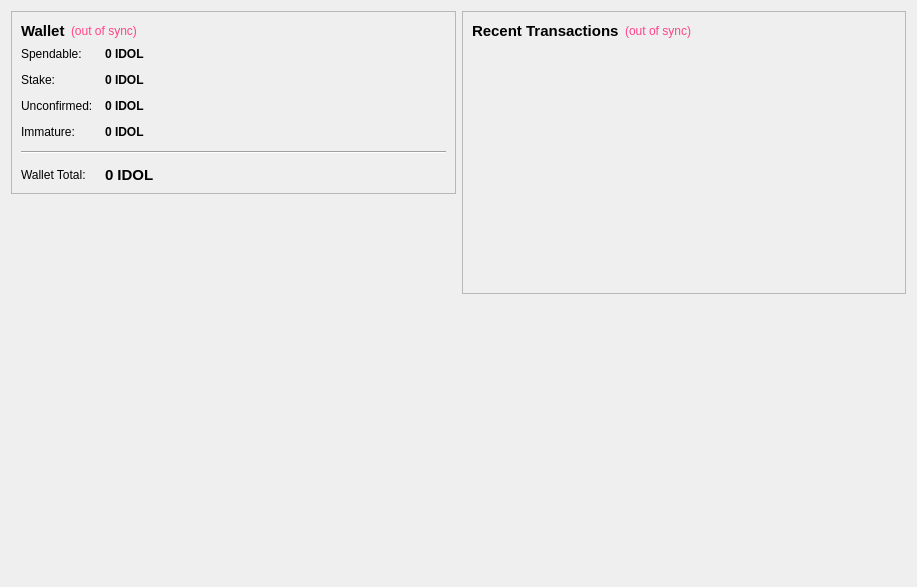
<?xml version="1.0" encoding="UTF-8"?>
<ui version="4.0">
 <class>OverviewPage</class>
 <widget class="QWidget" name="OverviewPage">
  <property name="geometry">
   <rect>
    <x>0</x>
    <y>0</y>
    <width>917</width>
    <height>587</height>
   </rect>
  </property>
  <property name="windowTitle">
   <string>Form</string>
  </property>
  <layout class="QHBoxLayout" name="horizontalLayout" stretch="1,1">
   <item>
    <layout class="QVBoxLayout" name="verticalLayout_2">
     <item>
      <widget class="QFrame" name="frame">
       <property name="frameShape">
        <enum>QFrame::StyledPanel</enum>
       </property>
       <property name="frameShadow">
        <enum>QFrame::Raised</enum>
       </property>
       <layout class="QVBoxLayout" name="verticalLayout_4">
        <item>
         <layout class="QHBoxLayout" name="horizontalLayout_4">
          <item>
           <widget class="QLabel" name="label_5">
            <property name="font">
             <font>
              <pointsize>11</pointsize>
              <weight>75</weight>
              <bold>true</bold>
             </font>
            </property>
            <property name="text">
             <string>Wallet</string>
            </property>
           </widget>
          </item>
          <item>
           <widget class="QLabel" name="labelWalletStatus">
            <property name="toolTip">
             <string>The displayed information may be out of date. Your wallet automatically synchronizes with the IDOLCOIN network after a connection is established, but this process has not completed yet.</string>
            </property>
            <property name="styleSheet">
             <string notr="true">QLabel { color: #ff4489; }</string>
            </property>
            <property name="text">
             <string notr="true">(out of sync)</string>
            </property>
            <property name="alignment">
             <set>Qt::AlignLeading|Qt::AlignLeft|Qt::AlignVCenter</set>
            </property>
           </widget>
          </item>
          <item>
           <spacer name="horizontalSpacer_2">
            <property name="orientation">
             <enum>Qt::Horizontal</enum>
            </property>
            <property name="sizeHint" stdset="0">
             <size>
              <width>40</width>
              <height>20</height>
             </size>
            </property>
           </spacer>
          </item>
         </layout>
        </item>
        <item>
         <layout class="QFormLayout" name="formLayout_2">
          <property name="fieldGrowthPolicy">
           <enum>QFormLayout::AllNonFixedFieldsGrow</enum>
          </property>
          <property name="horizontalSpacing">
           <number>12</number>
          </property>
          <property name="verticalSpacing">
           <number>12</number>
          </property>
          <item row="0" column="0">
           <widget class="QLabel" name="label">
            <property name="text">
             <string>Spendable:</string>
            </property>
           </widget>
          </item>
          <item row="0" column="1">
           <widget class="QLabel" name="labelBalance">
            <property name="font">
             <font>
              <weight>75</weight>
              <bold>true</bold>
             </font>
            </property>
            <property name="cursor">
             <cursorShape>IBeamCursor</cursorShape>
            </property>
            <property name="toolTip">
             <string>Your current spendable balance</string>
            </property>
            <property name="text">
             <string notr="true">0 IDOL</string>
            </property>
            <property name="textInteractionFlags">
             <set>Qt::LinksAccessibleByMouse|Qt::TextSelectableByKeyboard|Qt::TextSelectableByMouse</set>
            </property>
           </widget>
          </item>
          <item row="1" column="0">
           <widget class="QLabel" name="label_6">
            <property name="text">
             <string>Stake:</string>
            </property>
           </widget>
          </item>
          <item row="1" column="1">
           <widget class="QLabel" name="labelStake">
            <property name="font">
             <font>
              <weight>75</weight>
              <bold>true</bold>
             </font>
            </property>
            <property name="cursor">
             <cursorShape>IBeamCursor</cursorShape>
            </property>
            <property name="toolTip">
             <string>Total of coins that was staked, and do not yet count toward the current balance</string>
            </property>
            <property name="text">
             <string notr="true">0 IDOL</string>
            </property>
            <property name="textInteractionFlags">
             <set>Qt::LinksAccessibleByMouse|Qt::TextSelectableByKeyboard|Qt::TextSelectableByMouse</set>
            </property>
           </widget>
          </item>
          <item row="2" column="0">
           <widget class="QLabel" name="label_3">
            <property name="text">
             <string>Unconfirmed:</string>
            </property>
           </widget>
          </item>
          <item row="2" column="1">
           <widget class="QLabel" name="labelUnconfirmed">
            <property name="font">
             <font>
              <weight>75</weight>
              <bold>true</bold>
             </font>
            </property>
            <property name="cursor">
             <cursorShape>IBeamCursor</cursorShape>
            </property>
            <property name="toolTip">
             <string>Total of transactions that have yet to be confirmed, and do not yet count toward the current balance</string>
            </property>
            <property name="text">
             <string notr="true">0 IDOL</string>
            </property>
            <property name="textInteractionFlags">
             <set>Qt::LinksAccessibleByMouse|Qt::TextSelectableByKeyboard|Qt::TextSelectableByMouse</set>
            </property>
           </widget>
          </item>
          <item row="3" column="0">
           <widget class="QLabel" name="labelImmatureText">
            <property name="text">
             <string>Immature:</string>
            </property>
           </widget>
          </item>
          <item row="3" column="1">
           <widget class="QLabel" name="labelImmature">
            <property name="font">
             <font>
              <weight>75</weight>
              <bold>true</bold>
             </font>
            </property>
            <property name="toolTip">
             <string>Mined balance that has not yet matured</string>
            </property>
            <property name="text">
             <string notr="true">0 IDOL</string>
            </property>
            <property name="textInteractionFlags">
             <set>Qt::LinksAccessibleByMouse|Qt::TextSelectableByKeyboard|Qt::TextSelectableByMouse</set>
            </property>
           </widget>
          </item>
          <item row="4" column="0" colspan="2">
           <widget class="Line" name="line">
            <property name="orientation">
             <enum>Qt::Horizontal</enum>
            </property>
           </widget>
          </item>
          <item row="5" column="0">
           <widget class="QLabel" name="labelTotalText">
            <property name="text">
             <string>Wallet Total:</string>
            </property>
           </widget>
          </item>
          <item row="5" column="1">
           <widget class="QLabel" name="labelTotal">
            <property name="font">
             <font>
              <pointsize>11</pointsize>
              <weight>75</weight>
              <bold>true</bold>
             </font>
            </property>
            <property name="cursor">
             <cursorShape>IBeamCursor</cursorShape>
            </property>
            <property name="toolTip">
             <string>Your current total balance</string>
            </property>
            <property name="text">
             <string notr="true">0 IDOL</string>
            </property>
            <property name="textInteractionFlags">
             <set>Qt::LinksAccessibleByMouse|Qt::TextSelectableByKeyboard|Qt::TextSelectableByMouse</set>
            </property>
           </widget>
          </item>
         </layout>
        </item>
       </layout>
      </widget>
     </item>
     <item>
      <spacer name="verticalSpacer">
       <property name="orientation">
        <enum>Qt::Vertical</enum>
       </property>
       <property name="sizeHint" stdset="0">
        <size>
         <width>20</width>
         <height>40</height>
        </size>
       </property>
      </spacer>
     </item>
    </layout>
   </item>
   <item>
    <layout class="QVBoxLayout" name="verticalLayout_3">
     <item>
      <widget class="QFrame" name="frame_2">
       <property name="frameShape">
        <enum>QFrame::StyledPanel</enum>
       </property>
       <property name="frameShadow">
        <enum>QFrame::Raised</enum>
       </property>
       <layout class="QVBoxLayout" name="verticalLayout">
        <item>
         <layout class="QHBoxLayout" name="horizontalLayout_2">
          <item>
           <widget class="QLabel" name="label_4">
            <property name="font">
             <font>
              <pointsize>11</pointsize>
             </font>
            </property>
            <property name="text">
             <string>&lt;b&gt;Recent Transactions&lt;/b&gt;</string>
            </property>
           </widget>
          </item>
          <item>
           <widget class="QLabel" name="labelTransactionsStatus">
            <property name="toolTip">
             <string>The displayed information may be out of date. Your wallet automatically synchronizes with the IDOLCOIN network after a connection is established, but this process has not completed yet.</string>
            </property>
            <property name="styleSheet">
             <string notr="true">QLabel { color: #ff4489; }</string>
            </property>
            <property name="text">
             <string notr="true">(out of sync)</string>
            </property>
            <property name="alignment">
             <set>Qt::AlignRight|Qt::AlignTrailing|Qt::AlignVCenter</set>
            </property>
           </widget>
          </item>
          <item>
           <spacer name="horizontalSpacer">
            <property name="orientation">
             <enum>Qt::Horizontal</enum>
            </property>
            <property name="sizeHint" stdset="0">
             <size>
              <width>40</width>
              <height>20</height>
             </size>
            </property>
           </spacer>
          </item>
         </layout>
        </item>
        <item>
         <widget class="QListView" name="listTransactions">
          <property name="styleSheet">
           <string notr="true">QListView { background: transparent; }</string>
          </property>
          <property name="frameShape">
           <enum>QFrame::NoFrame</enum>
          </property>
          <property name="verticalScrollBarPolicy">
           <enum>Qt::ScrollBarAlwaysOff</enum>
          </property>
          <property name="horizontalScrollBarPolicy">
           <enum>Qt::ScrollBarAlwaysOff</enum>
          </property>
          <property name="selectionMode">
           <enum>QAbstractItemView::NoSelection</enum>
          </property>
         </widget>
        </item>
       </layout>
      </widget>
     </item>
     <item>
      <spacer name="verticalSpacer_2">
       <property name="orientation">
        <enum>Qt::Vertical</enum>
       </property>
       <property name="sizeHint" stdset="0">
        <size>
         <width>20</width>
         <height>40</height>
        </size>
       </property>
      </spacer>
     </item>
    </layout>
   </item>
  </layout>
 </widget>
 <resources>
  <include location="../bitcoin.qrc"/>
 </resources>
 <connections/>
</ui>
